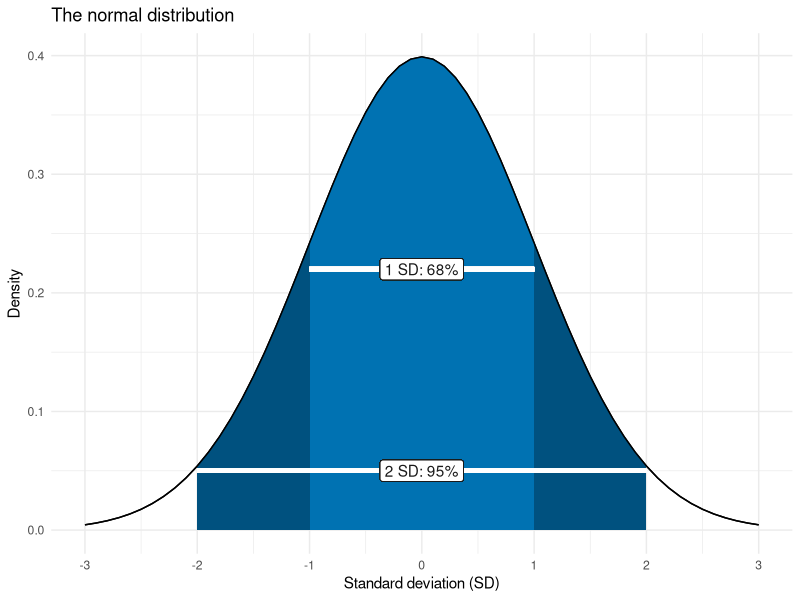
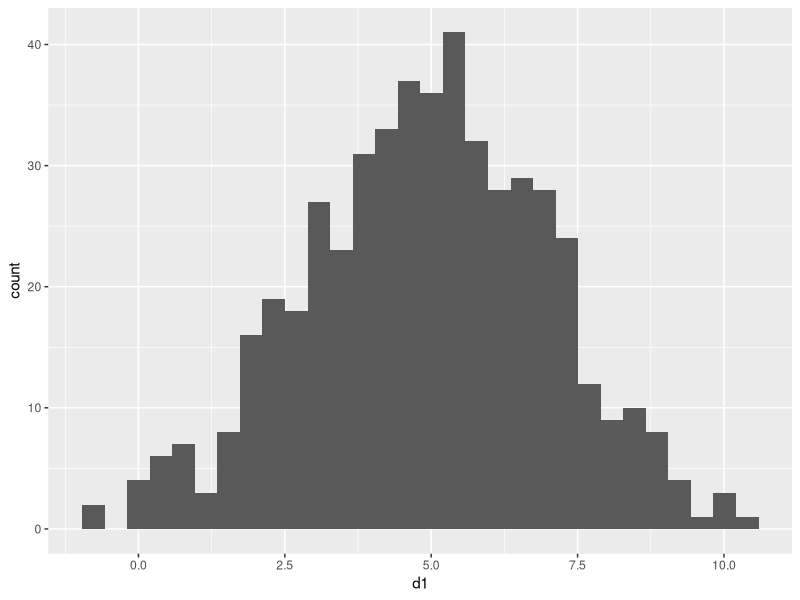
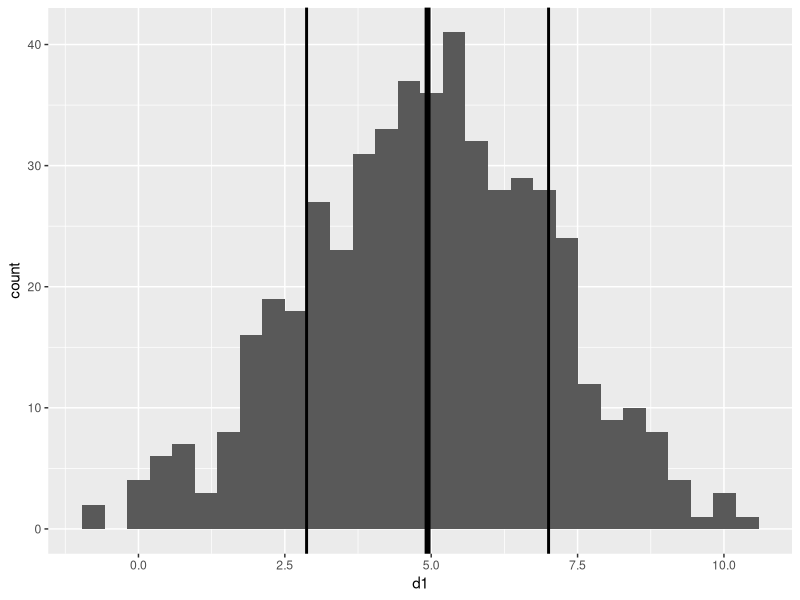
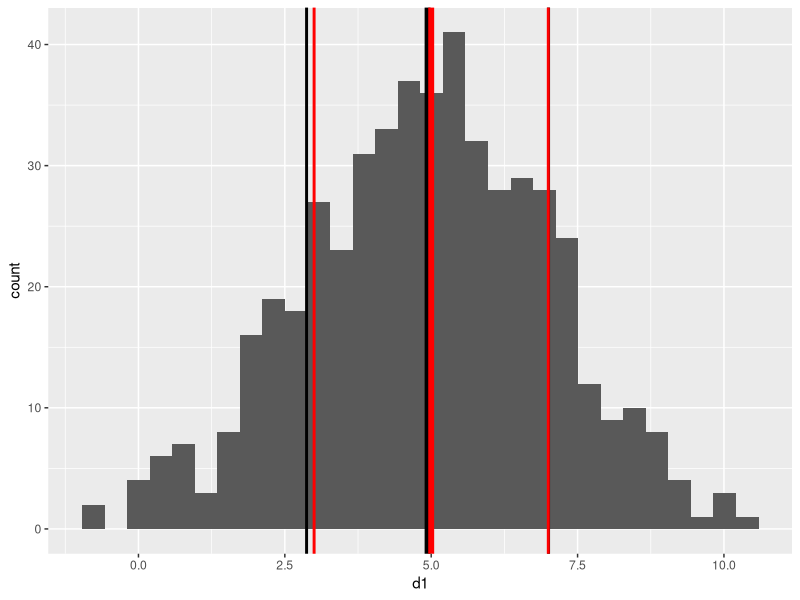
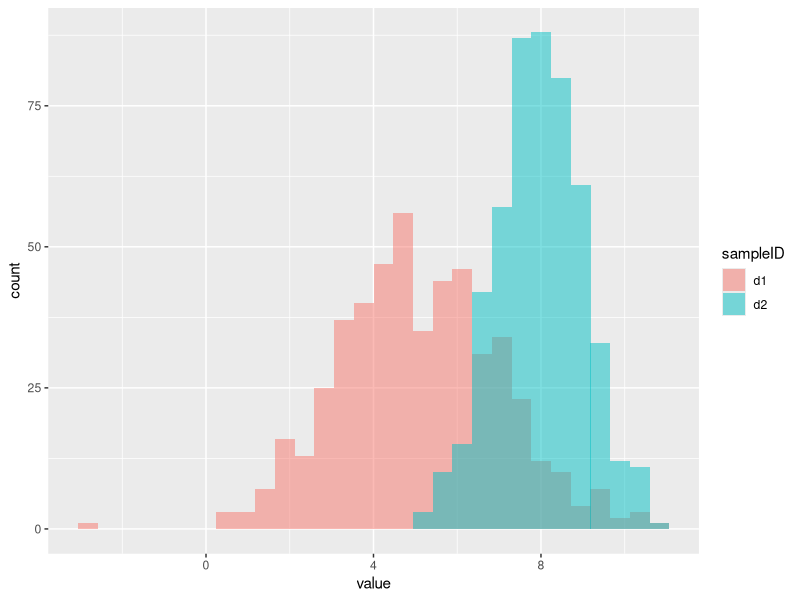
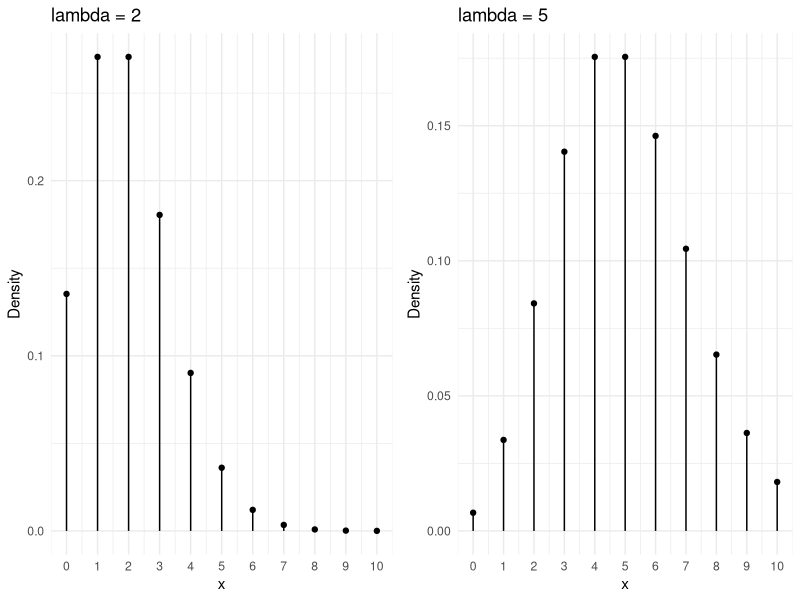
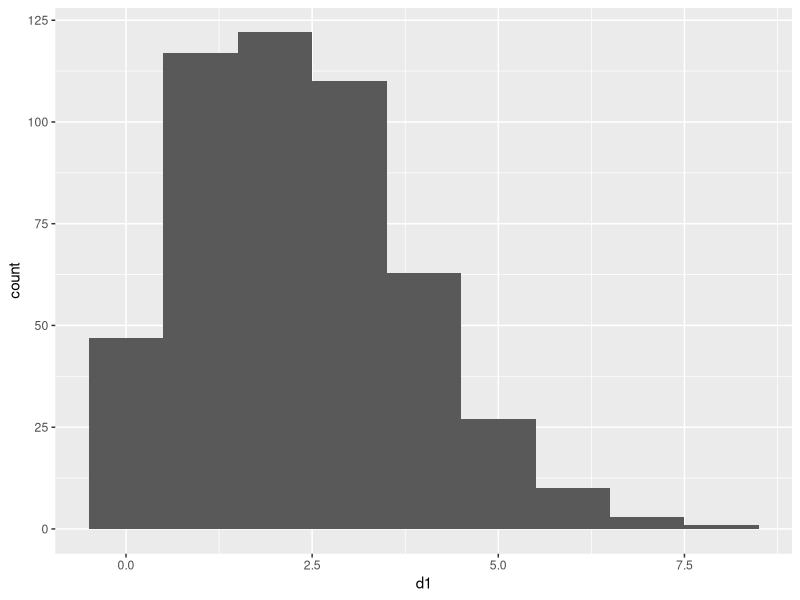
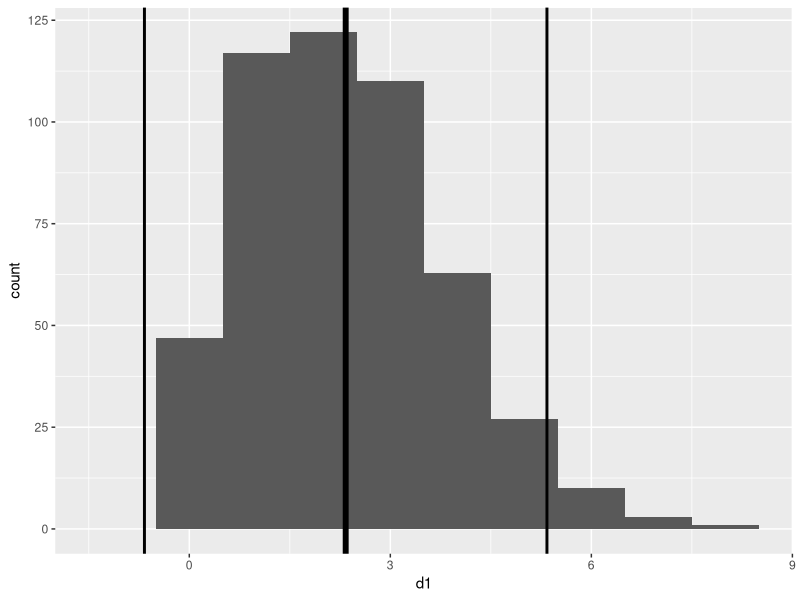

These charts were generated, in order, by the following R code:
## ---- chunk 1
library(tidyverse)
## ---- chunk 2
normData <- data.frame(x = seq(-3,3,0.1)) %>% 
  mutate(dens = dnorm(x ,mean = 0, sd=1)) %>%
  mutate(sd1 = ifelse(x <= 1 & x >= -1,TRUE,FALSE)) %>%
  mutate(sd2 = ifelse(x <= 2 & x >= -2,TRUE,FALSE))

ggplot(normData,aes(x=x,y=dens))+
  geom_line() + 
  geom_ribbon(data = normData %>% filter(sd2 == TRUE),
              aes(x = x, ymax = dens, ymin = 0),fill = '#00517f') +
  geom_ribbon(data = normData %>% filter(sd1 == TRUE),
              aes(x = x, ymax = dens, ymin = 0),fill = '#0072B2') +
  geom_line()+
  geom_segment(aes(x = -1, xend = 1,
                   y = .22, yend = .22), 
               colour = "#FFFFFF", size = 1.5) +
  geom_label(aes(label = '1 SD: 68%', x = 0, y = .22), 
             colour = 'gray10', fill = '#FFFFFF') +
  geom_segment(aes(x = -2, xend = 2,
                   y = 0.05, yend = 0.05), 
               colour = "#FFFFFF", size = 1.5) +
  geom_label(aes(label = '2 SD: 95%', x = 0, y = 0.05), 
             colour = 'gray10', fill = '#FFFFFF') +
  xlab("Standard deviation (SD)") + 
  ylab("Density") +
  scale_x_continuous(breaks = seq(from = -4, to = 4, by = 1))+
  theme_minimal() +
  ggtitle("The normal distribution")
  
## ---- chunk 3
rnorm(6,5,2)
## ---- chunk 4
rn <- data.frame(d1 = rnorm(500,5,2))
summary(rn) #Take a look

#Plot the data
(p1 <- ggplot(rn,aes(x=d1)) + 
  geom_histogram()
  )
## ---- chunk 5
(sv <- rn %>% 
  summarise(meanEst = mean(d1),
            sdEst = sd(d1),
            varEst = var(d1),
            semEst = sd(d1)/sqrt(n()))
 )
## ---- chunk 6
(p2 <- p1 + 
  geom_vline(xintercept = sv$meanEst, size=2) + #mean
  geom_vline(xintercept = sv$meanEst+sv$sdEst, size=1) + #upperSD
  geom_vline(xintercept = sv$meanEst-sv$sdEst, size=1) #lowerSD
)
## ---- chunk 7
(p3 <- p2 + 
  geom_vline(xintercept = 5, size=2, colour="red") + #mean
  geom_vline(xintercept = 5+2, size=1,colour="red") + #upperSD
  geom_vline(xintercept = 5-2, size=1,colour="red") #lowerSD
 ) 

## ---- chunk 8
rn <- data.frame(d1 = rnorm(500,5,2),d2 = rnorm(500,8,1))
summary(rn)
## ---- chunk 9
rn <- gather(rn,key = "sampleID",value = "value") #rearrange data

#Plot histograms using "identity", and make them transparent
ggplot(rn,aes(x = value,fill=sampleID)) +
  geom_histogram(position = "identity", alpha=0.5)
## ---- chunk 10
poissonData <- data.frame(x = seq(0,10,1)) %>% 
  mutate(dens = dpois(x ,lambda = 2))

L2 <- ggplot(poissonData,aes(x = x,y = dens)) + 
  geom_point() + 
  geom_segment( aes(x=x, xend=x, y=0, yend=dens)) +
  scale_x_continuous(breaks = 0:10)+
  xlab("x") + 
  ylab("Density") + 
  theme_minimal()

poissonData <- data.frame(x = seq(0,10,1)) %>% 
  mutate(dens = dpois(x ,lambda = 5))

L5 <- ggplot(poissonData,aes(x = x,y = dens)) + 
  geom_point() + 
  geom_segment( aes(x=x, xend=x, y=0, yend=dens)) +
  scale_x_continuous(breaks = 0:10)+
  xlab("x") + 
  ylab("Density") +
  theme_minimal()

ggpubr::ggarrange(L2+ggtitle("lambda = 2"),L5 + ggtitle("lambda = 5"),ncol=2,nrow=1)

## ---- chunk 11
rp <- data.frame(d1 = rpois(500,2.4))
summary(rp) #Take a look

#Plot the data
(p1 <- ggplot(rp,aes(x=d1)) + 
  geom_histogram(binwidth = 1) # we know the bins will be 1
  )
## ---- chunk 12
(sv <- rp %>% 
  summarise(meanEst = mean(d1),
            sdEst = sd(d1))
 )
## ---- chunk 13
p1 + 
  geom_vline(xintercept = sv$meanEst, size=2) + #mean
  geom_vline(xintercept = sv$meanEst+2*sv$sdEst, size=1) + #upper2SD
  geom_vline(xintercept = sv$meanEst-2*sv$sdEst, size=1) #lower2SD

## ---- chunk 14
(sv <- rp %>% 
  summarise(minVal = min(d1),
            q25 = quantile(d1,0.25),
            med = median(d1),
            q75 = quantile(d1,0.75),
            maxVal = max(d1))
 )

#base R summary is just as good.
summary(rp$d1)
## ---- chunk 15
rn <- data.frame(normDist = rnorm(500,2,2),poisDist = rpois(500,2.4))
summary(rn)
rn <- gather(rn,key = "sampleID",value = "value") #rearrange data

#Plot histograms using "identity", and make them transparent
ggplot(rn,aes(x = value,fill=sampleID)) +
  geom_histogram(position = "identity", alpha=0.5,binwidth = 1)
## ---- chunk 16
ggplot(rn,aes(x=sampleID, y = value,fill=sampleID)) +
  geom_boxplot()
